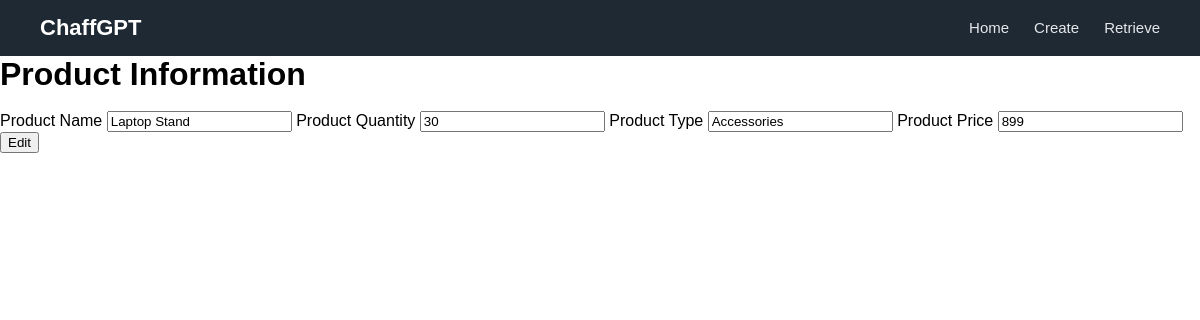
Page /pages/viewProduct.php?prod_id=4 on the committed database.
### tables this page shows
CREATE TABLE `products` (
  `prod_id` int(11) NOT NULL,
  `prod_name` varchar(100) NOT NULL,
  `prod_quantity` int(11) NOT NULL,
  `prod_type` varchar(100) NOT NULL,
  `prod_price` double NOT NULL,
  `prod_date_added` date NOT NULL
);

### config/functions.php (called while the page is built, shortened)
<?php
function getProduct($prod_id)
{
    include "connection.php";
    $sql = "SELECT * FROM products WHERE prod_id = :id";
    $stmnt = $conn->prepare($sql);
    $stmnt->execute([
        "id" => $prod_id
    ]);
    return $stmnt->fetchAll(PDO::FETCH_ASSOC);
}

### pages/viewProduct.php (the view, shortened to what this page needs)
<?php
if (isset($_GET['prod_id'])) {
    $prod_id = $_GET['prod_id'];
    $getUser = getProduct($prod_id);
} else {
    echo "<script> window.location.href='retrievePage.php' </script>";
}
?>
<!DOCTYPE html>
<html lang="en">
<?php
include "resources/header.php";
?>
<body>
    <?php
    include "resources/navigation.php";
    ?>
    <h1>Product Information</h1>
    <br>
    <form action="functions/updateProduct.php" method="POST">
        <label for="">Product Name</label>
        <input type="text" name="pname" value="<?= $getUser[0]['prod_name'] ?>">
        <label for="">Product Quantity</label>
        <input type="number" name="pquant" value="<?= $getUser[0]['prod_quantity'] ?>">
        <label for="">Product Type</label>
        <input type="text" name="ptype" value="<?= $getUser[0]['prod_type'] ?>">
        <label for="">Product Price</label>
        <input type="text" name="pprice" value="<?= $getUser[0]['prod_price'] ?>">
        <button>Edit</button>
    </form>
</body>
</html>

### css/dashboard.css (style rules this page uses)
* { margin: 0; padding: 20; box-sizing: border-box; font-family: Arial, Helvetica, sans-serif; }

### rows in the picture
products: pname "Laptop Stand", pquant "30", ptype "Accessories", pprice "899"
